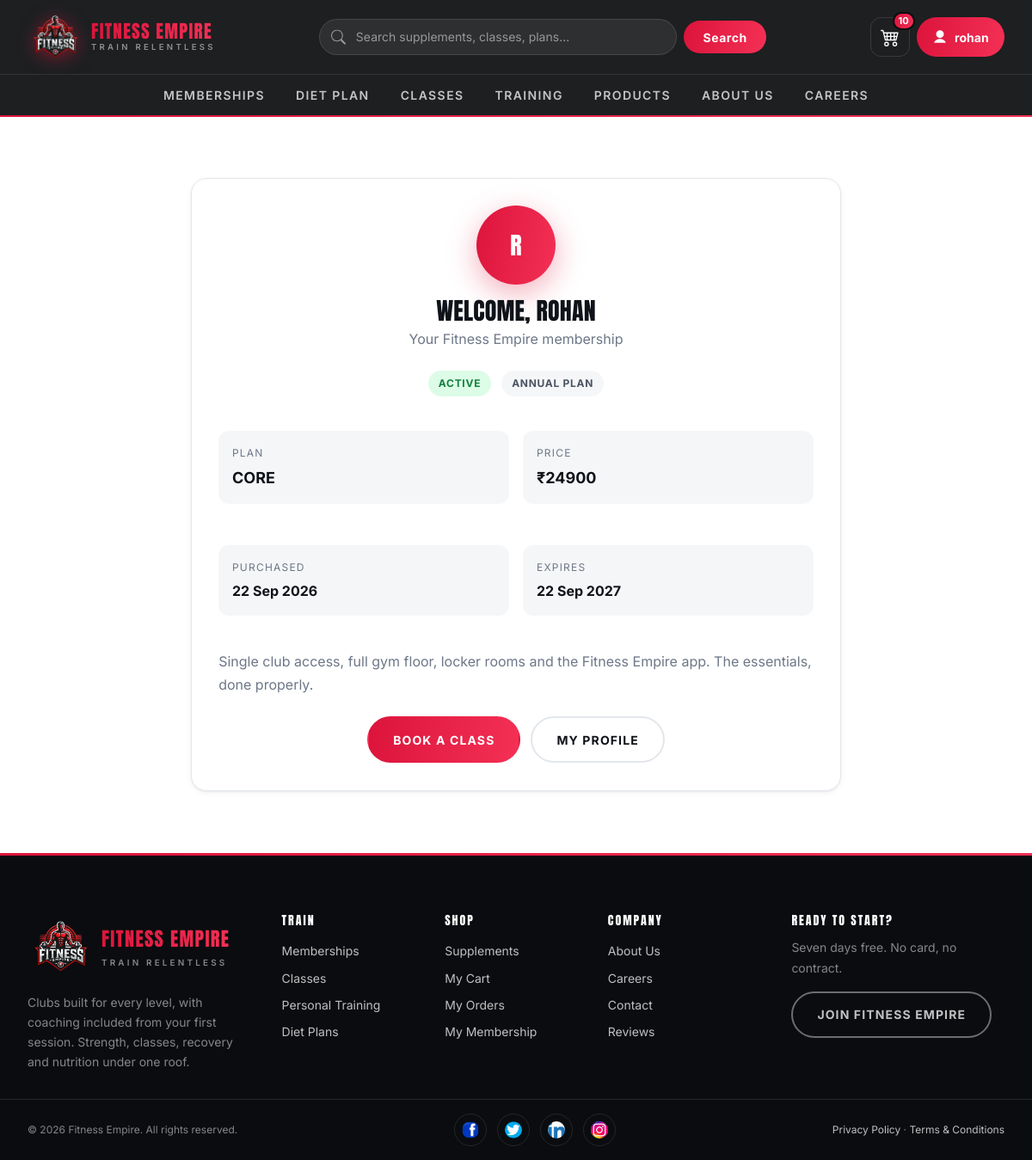
Page /profile/ (signed in) on the committed database.
### FitnessGYM/models.py (models this page shows, shortened)
class Membership(models.Model):
    choice = models.CharField(max_length=50, null=True, blank=True)
    name = models.CharField(max_length=20, unique=True)
    price = models.DecimalField(max_digits=10, decimal_places=2)
    description = models.TextField(blank=True, null=True)

class membershipprocessedtocheck(models.Model):
    user = models.OneToOneField(User, on_delete=models.CASCADE)  # Each user has one membership
    membership_yearly = models.ForeignKey(Membership, on_delete=models.CASCADE, null=True, blank=True)
    membership_monthly = models.ForeignKey(Membershipmonth, on_delete=models.CASCADE, null=True, blank=True)
    payment_status = models.BooleanField(default=False)  # ✅ Track if payment is done
    full_name = models.CharField(max_length=255)
    email = models.EmailField()
    phone_number = models.CharField(max_length=15)
    city = models.CharField(max_length=100)
    pin_code = models.CharField(max_length=20)
    purchased_at = models.DateTimeField(auto_now_add=True, null=True, blank=True)  # Purchase time
    plan_expiry = models.DateTimeField(null=True, blank=True)  # ✅ Plan expiry date

### FitnessGYM/views.py (the view)
# urls.py: path('profile/', views.profile_view, name='profile'),
@login_required(login_url="login")
def profile_view(request):
    membership = (
        membershipprocessedtocheck.objects.filter(user=request.user)
        .select_related("membership_yearly", "membership_monthly")
        .first()
    )
    pending_payment = bool(membership and not membership.payment_status)
    return render(
        request,
        "profile.html",
        {"membership": membership, "pending_payment": pending_payment},
    )

### FitnessGYM/context_processors.py (called while the page is built)
def cart_summary(request):
    user = getattr(request, "user", None)
    if not user or not user.is_authenticated:
        return {"cart_count": 0}
    total = cart.objects.filter(userid=user).aggregate(n=Sum("quantity"))["n"]
    return {"cart_count": total or 0}

### templates/profile.html (shortened to what this page needs)
{% extends "base.html" %}
{% load static %}
{% block page_id %}account{% endblock %}
{% block 'main' %}
<section class="section">
    <div class="container container--narrow">
        <div class="panel">
            <div class="text-center" style="margin-bottom:var(--sp-5);">
                <div class="avatar">{{ user.username|first|upper }}</div>
                <h1 style="font-size:var(--fs-2xl); margin-bottom:var(--sp-1);">Welcome, {{ user.username|title }}</h1>
                <p class="muted">Your Fitness Empire membership</p>
            </div>
            {% if membership %}
                {% if membership.payment_status %}
                    {% with plan=membership.membership_yearly|default:membership.membership_monthly %}
                    <div class="cluster" style="justify-content:center; margin-bottom:var(--sp-5);">
                        <span class="badge badge--success">Active</span>
                        <span class="badge">{% if membership.membership_yearly %}Annual{% else %}Monthly{% endif %} Plan</span>
                    </div>
                    <div class="detail-grid">
                        <dl class="detail">
                            <dt>Plan</dt>
                            <dd>{{ plan.name }}</dd>
                        </dl>
                        <dl class="detail">
                            <dt>Price</dt>
                            <dd>&#8377;{{ plan.price|floatformat:0 }}</dd>
                        </dl>
                        <dl class="detail">
                            <dt>Purchased</dt>
                            <dd style="font-size:var(--fs-base);">{{ membership.purchased_at|date:"j M Y" }}</dd>
                        </dl>
                        <dl class="detail">
                            <dt>Expires</dt>
                            <dd style="font-size:var(--fs-base);">{{ membership.plan_expiry|date:"j M Y" }}</dd>
                        </dl>
                    </div>
                    <p class="muted" style="margin-top:var(--sp-5);">{{ plan.description }}</p>
                    <div class="cluster" style="justify-content:center; margin-top:var(--sp-5);">
                        <a href="{% url 'all_classes' %}" class="btn">Book a Class</a>
                        <a href="{% url 'my_profile' %}" class="btn btn--ghost">My Profile</a>
                    </div>
                    {% endwith %}
                {% endif %}
            {% endif %}
        </div>
    </div>
</section>
{% endblock 'main' %}

### templates/navbar.html (shortened to what this page needs)
{% load static %}
<nav class="nav" data-nav aria-label="Main">
    <div class="nav__bar">
        <a href="{% url 'home' %}" class="nav__logo" aria-label="Fitness Empire home">
            <img src="{% static 'img/logo_fitness_empire-removebg-preview.webp' %}"
                 alt="" width="62" height="62">
            <span class="nav__wordmark">
                <b>Fitness Empire</b>
                <span>Train Relentless</span>
            </span>
        </a>
        <form method="GET" action="{% url 'searchdata' %}" class="nav__search" role="search">
            <div class="nav__search-field">
                <svg viewBox="0 0 16 16" aria-hidden="true" focusable="false">
                    <path d="M11.742 10.344a6.5 6.5 0 1 0-1.397 1.398h-.001q.44.58.98 1.12l3.85 3.85a1 1 0 0 0 1.415-1.414l-3.85-3.85a7 7 0 0 0-1.12-.98zM12 6.5a5.5 5.5 0 1 1-11 0 5.5 5.5 0 0 1 11 0"/>
                </svg>
                <input type="search" id="nav-search" name="query" value="{{ query|default:'' }}"
                       placeholder="Search supplements, classes, plans..." autocomplete="off">
            </div>
            <button type="submit">Search</button>
        </form>
        <div class="nav__actions">
            <a href="{% url 'viewcart' %}" class="nav__cart" aria-label="View cart">
                {% if cart_count %}<span class="nav__cart-count">{{ cart_count }}</span>{% endif %}
            </a>
            <div class="account" data-account>
                <button type="button" class="account__toggle" aria-expanded="false" aria-haspopup="true">
                    <svg viewBox="0 0 16 16" aria-hidden="true" focusable="false">
                        <path d="M8 9a4 4 0 1 0 0-8 4 4 0 0 0 0 8zM2 14s1-4 6-4 6 4 6 4H2z"/>
                    </svg>
                    <span class="account__name">{% if user.is_authenticated %}{{ user.username }}{% else %}Sign in{% endif %}</span>
                </button>
            </div>
        </div>
    </div>
    <div class="nav__menu" id="nav-menu">
        <div class="nav__menu-inner">
            <a href="{% url 'membershipannual' %}">Memberships</a>
            <a href="{% url 'dietplan' %}">Diet Plan</a>
            <a href="{% url 'all_classes' %}">Classes</a>
            <a href="{% url 'training' %}">Training</a>
            <a href="{% url 'protien' %}">Products</a>
            <a href="{% url 'aboutus' %}">About us</a>
            <a href="{% url 'careers' %}">Careers</a>
        </div>
    </div>
</nav>

### rows in the picture
Membership: name "CORE", price "24900", description "Single club access, full gym floor, locker rooms and the Fitness Empire app. The essentials, done properly."
membershipprocessedtocheck: purchased_at "22 Sep 2026", plan_expiry "22 Sep 2027"

### other values in the picture
{{ cart_count }} "10"
{{ user.username }} "rohan"
{{ user.username|first|upper }} "R"
{{ user.username|title }} "ROHAN"
